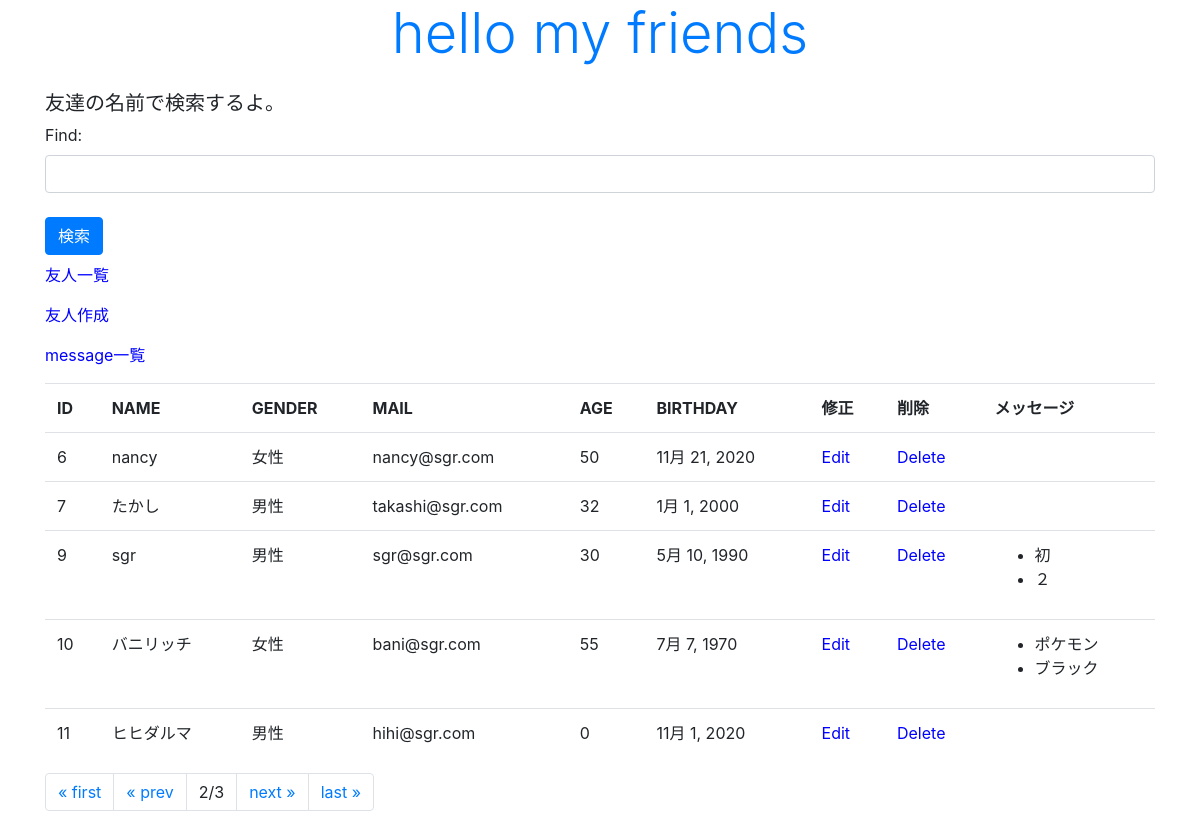
The page /mkfri/2 on the database its author committed.
### mkfri/models.py (models this page shows, shortened)
class Friend(models.Model):
  name = models.CharField(max_length=100)
  mail = models.EmailField(max_length=200)
  gender = models.BooleanField()
  age = models.IntegerField(default=0)
  birthday = models.DateField()

class Message(models.Model):
  friend = models.ForeignKey(Friend, on_delete=models.CASCADE) #Friendモデルとの紐付け
  title = models.CharField(max_length=100)
  content = models.CharField(max_length=300)
  put_date = models.DateTimeField(auto_now_add=True)
  class Meta:
    ordering = ('put_date',)

### mkfri/views.py (the view)
# urls.py: path('', views.index, name = "index"),
def index(request, num = 1):
  if (request.method == 'POST'):
    form = FindForm(request.POST)
    find = request.POST['find']
    data = Friend.objects.filter(name__icontains=find)
    page = Paginator(data, 5)
    msg = '検索結果数は' + str(data.count())
  else:
    msg = '友達の名前で検索するよ。'
    form = FindForm()
    data = Friend.objects.all()
    page = Paginator(data, 5)
  params = {
    'title' : 'hello my friends',
    'msg' : msg,
    'data' : page.get_page(num),
    'form' : form,
  }
  return render(request, 'mkfri/index.html', params)

### mkfri/forms.py
class FindForm(forms.Form):
  find = forms.CharField(label='Find', required=False, widget=forms.TextInput(attrs={'class':'form-control'}))

### mkfri/templates/mkfri/index.html (shortened to what this page needs)
{% load static %}
<!DOCTYPE html>
<html lang="ja">
  <head>
    <link rel="stylesheet" href="https://stackpath.bootstrapcdn.com/bootstrap/4.2.1/css/bootstrap.min.css">
    <link rel="stylesheet" type="text/css" href="{% static 'mkfri/css/style.css' %}">
  </head>
  <body class="container">
    <h1 class="display-4 text-primary">{{title}}</h1>
    <p class="h5 mt-4">{{msg|safe}}</p>
    <form action="{% url 'index' %}" method="POST">
      {{ form.as_p }}
      <tr><th><td>
        <input type="submit" class="btn btn-primary my-2" value="検索">
      </td></th></tr>
    </form>
    <p><a href="{% url 'index' %}">友人一覧</a></p>
    <p><a href="{% url 'create' %}">友人作成</a></p>
    <p><a href="{% url 'message' %}">message一覧</a></p>
    <table class="table">
      <tr>
        <th>ID</th>
        <th>NAME</th>
        <th>GENDER</th>
        <th>MAIL</th>
        <th>AGE</th>
        <th>BIRTHDAY</th>
        <th>修正</th>
        <th>削除</th>
        <th>メッセージ</th>
      </tr>
      {% for item in data %}
      <tr>
        <td>{{item.id}}</td>
        <td>{{item.name}}</td>
        <td>{% if item.gender == False %}女性{% endif %}
            {% if item.gender == True %}男性{% endif %}</td>
        <td>{{item.mail}}</td>
        <td>{{item.age}}</td>
        <td>{{item.birthday}}</td>
        <td><a href="{% url 'edit' item.id %}">Edit</a></td>
        <td><a href="{% url 'delete' item.id %}">Delete</a></td>
        <td><ul>{% for ob in item.message_set.all %}
                      <li>{{ob.title}}</li>
                {% endfor %}
        </ul></td>
      </tr>
      {% endfor %}
    </table>
    <ul class="pagination">
      {% if data.has_previous %}
      <li class="page-item"><a href=" {% url 'index' %}" class="page-link">&laquo; first</a></li>
      <li class="page-item"><a href=" {% url 'index' %}{{data.previous_page_number}}" class="page-link">&laquo; prev</a></li>
      {% else %}
      <li class="page-item"><a class="page-link">&laquo; first</a></li>
      <li class="page-item"><a class="page-link">&laquo; prev</a></li>
      {% endif %}
      <li class="page-item"><a class="page-link">{{data.number}}/{{data.paginator.num_pages}}</a></li>
      {% if data.has_next %}
      <li class="page-item"><a href=" {% url 'index' %}{{data.next_page_number}}" class="page-link">next &raquo;</a></li>
      <li class="page-item"><a href=" {% url 'index' %}{{data.paginator.num_pages}}" class="page-link">last &raquo;</a></li>
      {% else %}
      <li class="page-item"><a class="page-link">next &raquo;</a></li>
      <li class="page-item"><a class="page-link">last &raquo;</a></li>
      {% endif %}
    </ul>
  </body>
</html>

### mkfri/static/mkfri/css/style.css (style rules this page uses)
body { font-size: 16px; }
h1 { text-align: center; }
a { color: blue; text-decoration: none; }

### rows shown on the page
Friend: id "6", name "nancy", gender "女性", mail "nancy@sgr.com", age "50", birthday "11月 21, 2020"
Friend: id "7", name "たかし", gender "男性", mail "takashi@sgr.com", age "32", birthday "1月 1, 2000"
Friend: id "9", name "sgr", gender "男性", mail "sgr@sgr.com", age "30", birthday "5月 10, 1990"
Message: title "初"
Message: title "２"
Friend: id "10", name "バニリッチ", gender "女性", mail "bani@sgr.com", age "55", birthday "7月 7, 1970"
Message: title "ポケモン"
Message: title "ブラック"
Friend: id "11", name "ヒヒダルマ", gender "男性", mail "hihi@sgr.com", age "0", birthday "11月 1, 2020"

### other values the page prints
{{ title }} "hello my friends"
{{ msg|safe }} "友達の名前で検索するよ。"
{{ data.number }} "2"
{{ data.paginator.num_pages }} "3"
